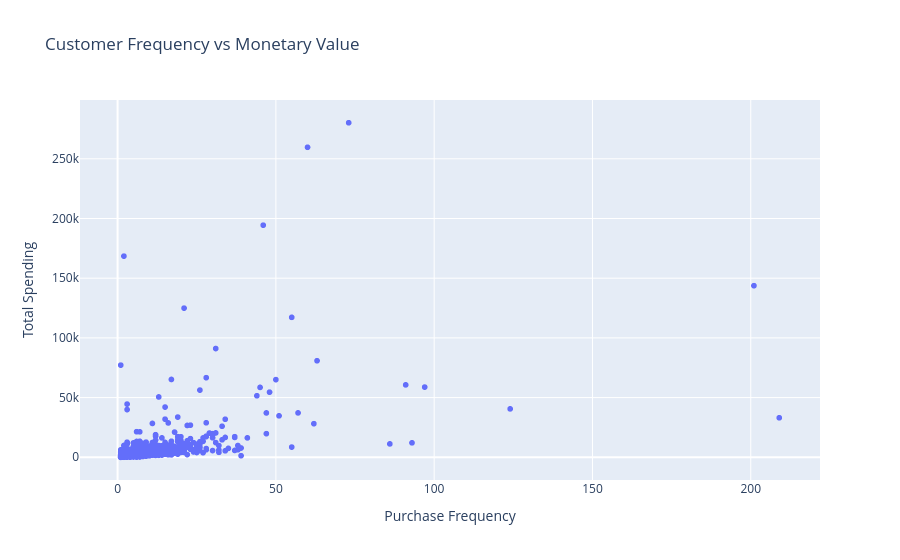

Write notebook code for a chart like this one.
### Code cell
fig = px.scatter(
    rfm,
    x="Frequency",
    y="Monetary",
    hover_name=rfm.index.astype(str),
    title="Customer Frequency vs Monetary Value",
    labels={
        "Frequency": "Purchase Frequency",
        "Monetary": "Total Spending"
    }
)

fig.show()

### Figure 1 — Plotly figure (JSON) as saved in the notebook; plotly's stock layout.template omitted (floating-point values rounded to 4 significant figures; data arrays with more than 128 entries replaced by an {"elided": "..."} marker saying what was removed)
{"data": [{"hovertemplate": "<b>%{hovertext}</b><br><br>Purchase Frequency=%{x}<br>Total Spending=%{y}<extra></extra>", "hovertext": {"elided": "4338 str values"}, "legendgroup": "", "marker": {"color": "#636efa", "symbol": "circle"}, "mode": "markers", "name": "", "showlegend": false, "type": "scattergl", "x": {"elided": "4338 int values"}, "xaxis": "x", "y": {"elided": "4338 float values"}, "yaxis": "y"}], "layout": {"legend": {"tracegroupgap": 0}, "title": {"text": "Customer Frequency vs Monetary Value"}, "xaxis": {"anchor": "y", "domain": [0, 1], "title": {"text": "Purchase Frequency"}}, "yaxis": {"anchor": "x", "domain": [0, 1], "title": {"text": "Total Spending"}}}}
